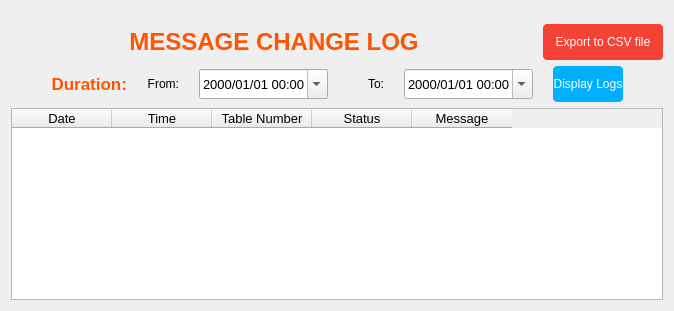
      <widget class="QWidget" name="tab_2">
       <attribute name="title">
        <string>MESSAGE LOG</string>
       </attribute>
       <layout class="QVBoxLayout" name="verticalLayout_8">
        <property name="topMargin">
         <number>24</number>
        </property>
        <item>
         <layout class="QHBoxLayout" name="horizontalLayout_10">
          <item>
           <spacer name="horizontalSpacer_21">
            <property name="orientation">
             <enum>Qt::Horizontal</enum>
            </property>
            <property name="sizeHint" stdset="0">
             <size>
              <width>40</width>
              <height>20</height>
             </size>
            </property>
           </spacer>
          </item>
          <item>
           <widget class="QLabel" name="label_8">
            <property name="font">
             <font>
              <family>MS Shell Dlg 2</family>
              <pointsize>18</pointsize>
              <weight>75</weight>
              <bold>true</bold>
             </font>
            </property>
            <property name="styleSheet">
             <string notr="true">color: rgb(255, 85, 0);</string>
            </property>
            <property name="text">
             <string>MESSAGE CHANGE LOG</string>
            </property>
            <property name="alignment">
             <set>Qt::AlignCenter</set>
            </property>
            <property name="indent">
             <number>300</number>
            </property>
           </widget>
          </item>
          <item>
           <spacer name="horizontalSpacer_22">
            <property name="orientation">
             <enum>Qt::Horizontal</enum>
            </property>
            <property name="sizeHint" stdset="0">
             <size>
              <width>40</width>
              <height>20</height>
             </size>
            </property>
           </spacer>
          </item>
          <item>
           <widget class="QPushButton" name="btn_ExportToCSV2">
            <property name="sizePolicy">
             <sizepolicy hsizetype="Preferred" vsizetype="Fixed">
              <horstretch>0</horstretch>
              <verstretch>0</verstretch>
             </sizepolicy>
            </property>
            <property name="minimumSize">
             <size>
              <width>120</width>
              <height>36</height>
             </size>
            </property>
            <property name="font">
             <font>
              <family>MS Shell Dlg 2</family>
             </font>
            </property>
            <property name="styleSheet">
             <string notr="true">QPushButton{
	border-radius: 4px;
	background-color: #f44336; color: white;
}

QPushButton::hover {
	background-color: #ff5346;
}

QPushButton::pressed {
	background-color: #e43326;
}</string>
            </property>
            <property name="text">
             <string>Export to CSV file</string>
            </property>
           </widget>
          </item>
         </layout>
        </item>
        <item>
         <layout class="QHBoxLayout" name="horizontalLayout_11">
          <property name="spacing">
           <number>20</number>
          </property>
          <item>
           <spacer name="horizontalSpacer_23">
            <property name="orientation">
             <enum>Qt::Horizontal</enum>
            </property>
            <property name="sizeHint" stdset="0">
             <size>
              <width>40</width>
              <height>20</height>
             </size>
            </property>
           </spacer>
          </item>
          <item>
           <widget class="QLabel" name="label_9">
            <property name="font">
             <font>
              <pointsize>13</pointsize>
              <weight>75</weight>
              <bold>true</bold>
             </font>
            </property>
            <property name="styleSheet">
             <string notr="true">color: rgb(255, 85, 0);</string>
            </property>
            <property name="text">
             <string>Duration:</string>
            </property>
            <property name="alignment">
             <set>Qt::AlignRight|Qt::AlignTrailing|Qt::AlignVCenter</set>
            </property>
           </widget>
          </item>
          <item>
           <layout class="QHBoxLayout" name="horizontalLayout_12">
            <item>
             <widget class="QLabel" name="label_10">
              <property name="text">
               <string>From:</string>
              </property>
              <property name="alignment">
               <set>Qt::AlignRight|Qt::AlignTrailing|Qt::AlignVCenter</set>
              </property>
             </widget>
            </item>
            <item>
             <widget class="QDateTimeEdit" name="dateTimeEdit21">
              <property name="minimumSize">
               <size>
                <width>0</width>
                <height>30</height>
               </size>
              </property>
              <property name="font">
               <font>
                <family>Arial</family>
                <pointsize>10</pointsize>
                <weight>50</weight>
                <bold>false</bold>
               </font>
              </property>
              <property name="styleSheet">
               <string notr="true"/>
              </property>
              <property name="currentSection">
               <enum>QDateTimeEdit::YearSection</enum>
              </property>
              <property name="displayFormat">
               <string>yyyy/MM/dd hh:mm</string>
              </property>
              <property name="calendarPopup">
               <bool>true</bool>
              </property>
             </widget>
            </item>
            <item>
             <widget class="QLabel" name="label_11">
              <property name="text">
               <string>      To:</string>
              </property>
              <property name="alignment">
               <set>Qt::AlignRight|Qt::AlignTrailing|Qt::AlignVCenter</set>
              </property>
             </widget>
            </item>
            <item>
             <widget class="QDateTimeEdit" name="dateTimeEdit22">
              <property name="minimumSize">
               <size>
                <width>0</width>
                <height>30</height>
               </size>
              </property>
              <property name="font">
               <font>
                <family>Arial</family>
                <pointsize>10</pointsize>
                <weight>50</weight>
                <bold>false</bold>
               </font>
              </property>
              <property name="styleSheet">
               <string notr="true"/>
              </property>
              <property name="currentSection">
               <enum>QDateTimeEdit::YearSection</enum>
              </property>
              <property name="displayFormat">
               <string>yyyy/MM/dd hh:mm</string>
              </property>
              <property name="calendarPopup">
               <bool>true</bool>
              </property>
             </widget>
            </item>
           </layout>
          </item>
          <item>
           <widget class="QPushButton" name="btn_DisplayLogs2">
            <property name="sizePolicy">
             <sizepolicy hsizetype="Preferred" vsizetype="Fixed">
              <horstretch>0</horstretch>
              <verstretch>0</verstretch>
             </sizepolicy>
            </property>
            <property name="minimumSize">
             <size>
              <width>70</width>
              <height>36</height>
             </size>
            </property>
            <property name="styleSheet">
             <string notr="true">QPushButton{
	border-radius: 4px;
	background-color: #00afff; color: white;
}

QPushButton::hover {
	background-color: #23ccff;
}

QPushButton::pressed {
	background-color: #00aaf0;
}</string>
            </property>
            <property name="text">
             <string>Display Logs</string>
            </property>
            <property name="autoDefault">
             <bool>true</bool>
            </property>
            <property name="default">
             <bool>true</bool>
            </property>
           </widget>
          </item>
          <item>
           <spacer name="horizontalSpacer_24">
            <property name="orientation">
             <enum>Qt::Horizontal</enum>
            </property>
            <property name="sizeHint" stdset="0">
             <size>
              <width>40</width>
              <height>20</height>
             </size>
            </property>
           </spacer>
          </item>
         </layout>
        </item>
        <item>
         <widget class="QTableWidget" name="table_Message">
          <property name="font">
           <font>
            <family>MS Shell Dlg 2</family>
            <pointsize>10</pointsize>
            <weight>50</weight>
            <bold>false</bold>
           </font>
          </property>
          <property name="editTriggers">
           <set>QAbstractItemView::NoEditTriggers</set>
          </property>
          <property name="selectionMode">
           <enum>QAbstractItemView::NoSelection</enum>
          </property>
          <column>
           <property name="text">
            <string>Date</string>
           </property>
          </column>
          <column>
           <property name="text">
            <string>Time</string>
           </property>
          </column>
          <column>
           <property name="text">
            <string>Table Number</string>
           </property>
          </column>
          <column>
           <property name="text">
            <string>Status</string>
           </property>
          </column>
          <column>
           <property name="text">
            <string>Message</string>
           </property>
          </column>
         </widget>
        </item>
       </layout>
      </widget>
